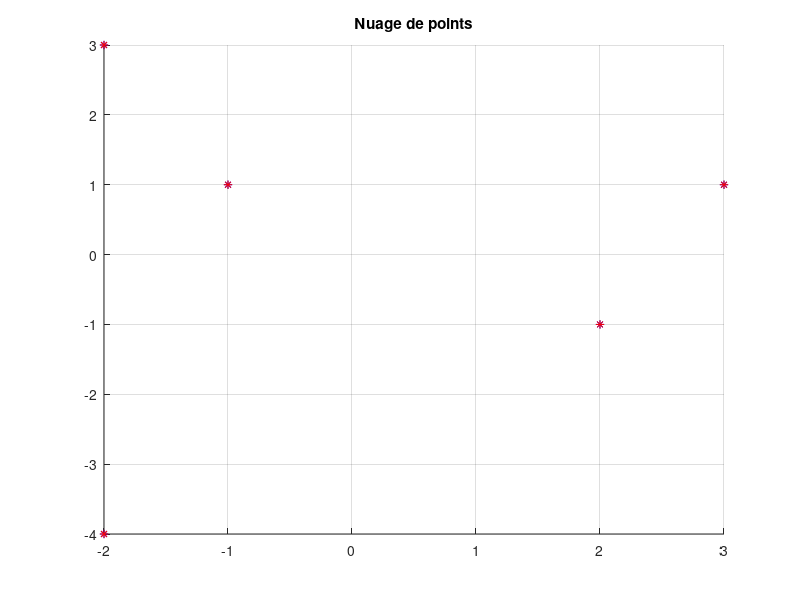
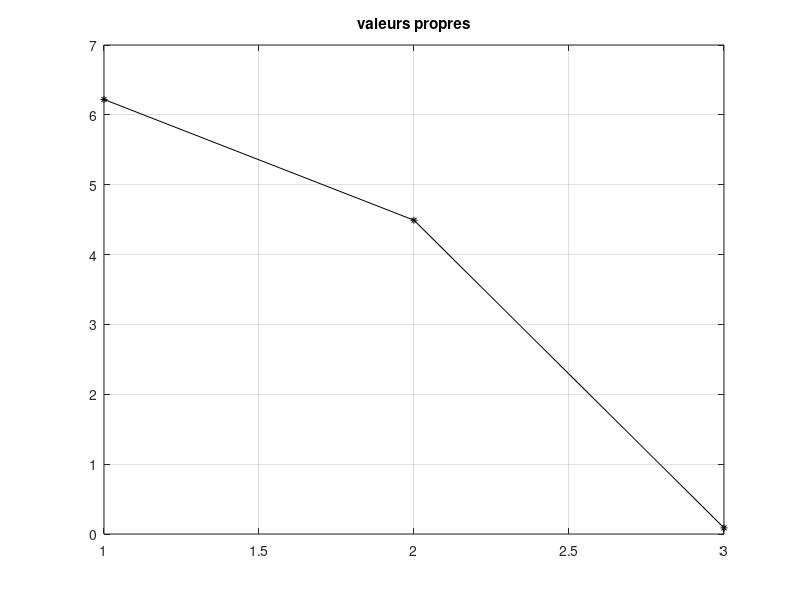
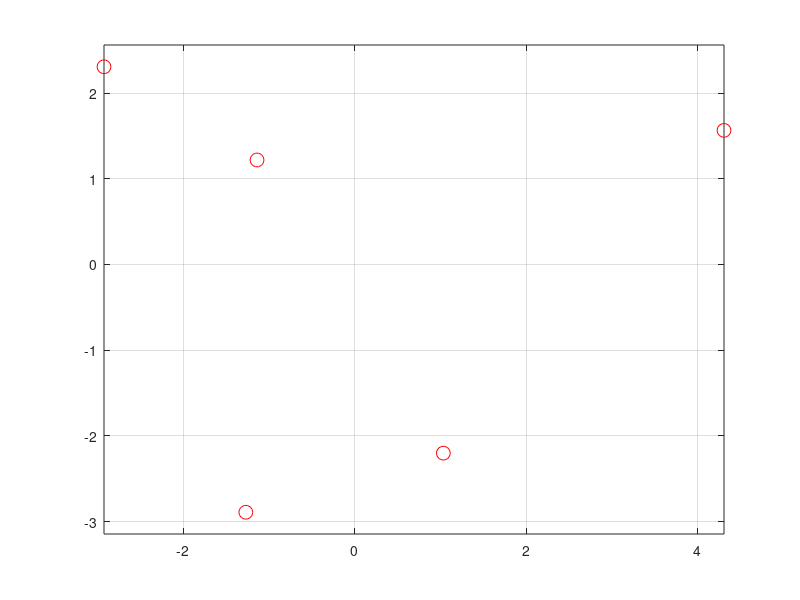

MATLAB code to generate these figures, in order:
clear variables
close all
clc

Y = [ 2 -1 1;
      -1 1 -1;
       3 1 0;
      -2 -4 1;
      -2 3 -1]; % Matrice des données non centree

[n,m] = size(Y);
X = Y - mean(Y); %matrice des donnees centrees
M = X'*X/n; %matrice de covariance
% 5 points donc 5 individus
% 3 composantes donc 3 variables

[P,lambda] = eig(M);
P = flip(P')'; %fliplr ?
lambda = diag(lambda);
lambda = sort(lambda,'descend');

tau1 = lambda(1)/sum(lambda);
tau2 = lambda(2)/sum(lambda);
tau3 = lambda(3)/sum(lambda);

% la matrice P correspond a la matrice de passage lors de la
% diagonalisation, ces colonnes sont les vecteurs propres de X et donc on
% peut en deduire les axes factoriels de la reduction de dimension.

Xstar = X*P

figure(1)
hold on;
plot3(Y(:,1),Y(:,2),Y(:,3), '*b');
plot3(X(:,1),X(:,2),X(:,3), '*r');
grid on
title("Nuage de points")


figure(2)
plot(lambda, '-*k', 'MarkerSize',5)
title("valeurs propres")
grid on

figure(3)
plot(Xstar(:,1),Xstar(:,2),'or','MarkerSize',10 );
axis('equal')
grid on

% d = 0 car le plan est centre
% e3 est un vecteur normal au plan

e3 = P(:,3);
